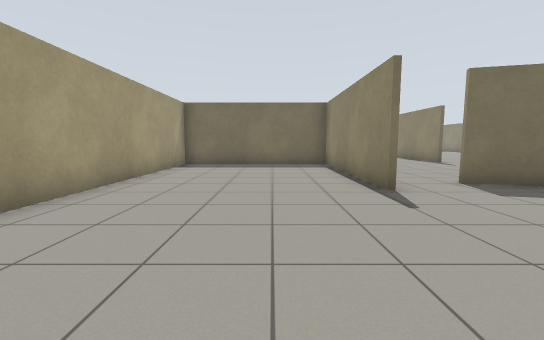
view 1 (above)

24 first-person views from a walk through a world built for the Gazebo simulator. The camera is 0.94 m above the floor, tilts 6° down and sees 90° across. The floor is counted in squares, 1 m on a side. Each view is taken from the middle of a square. On the plan, view 1 faces up. The plan holds only what a view shows up to about 11 squares ahead; the rest is blank. The place goes on beyond the plan.

view 2
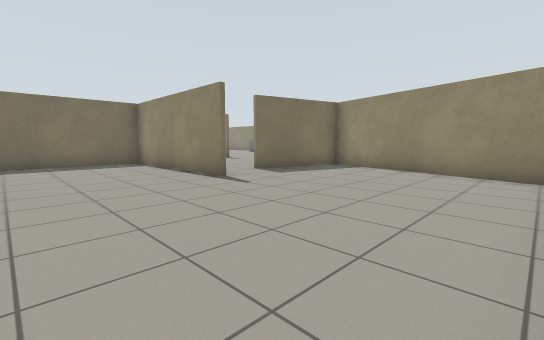

view 3
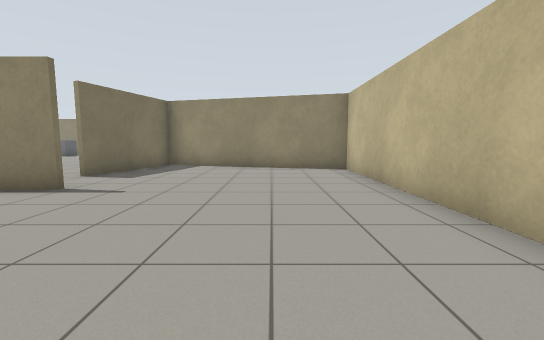

view 4
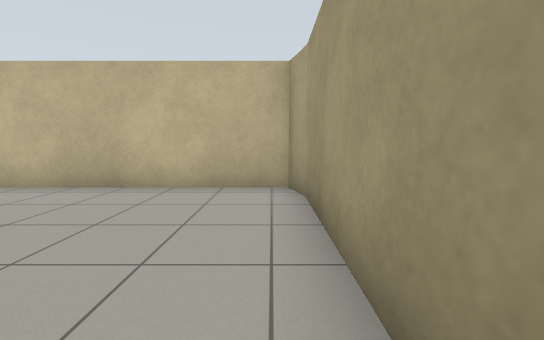

view 5
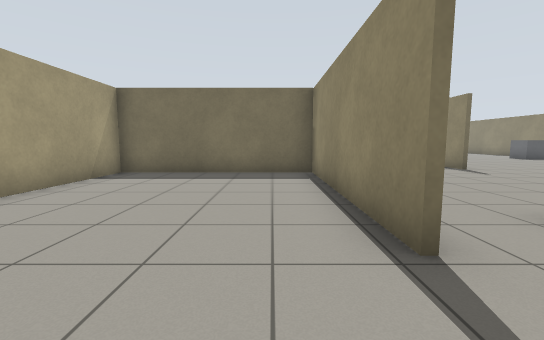

view 6
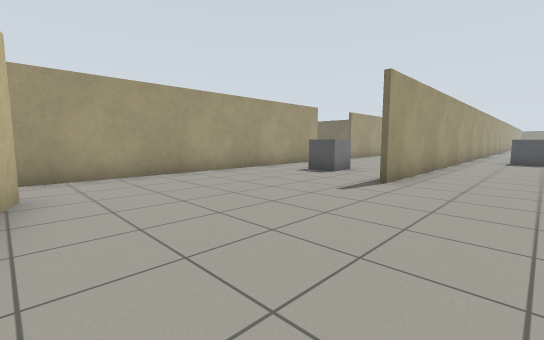

view 7
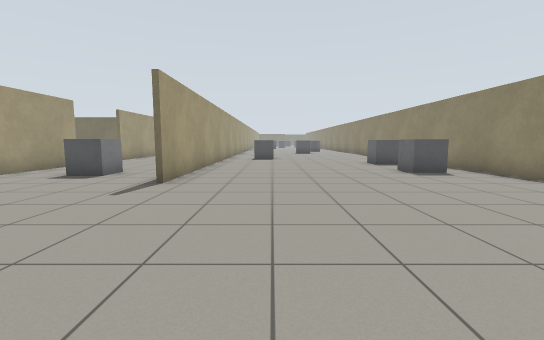

view 8
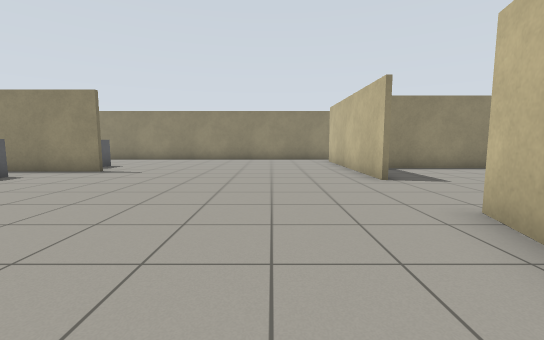

view 9
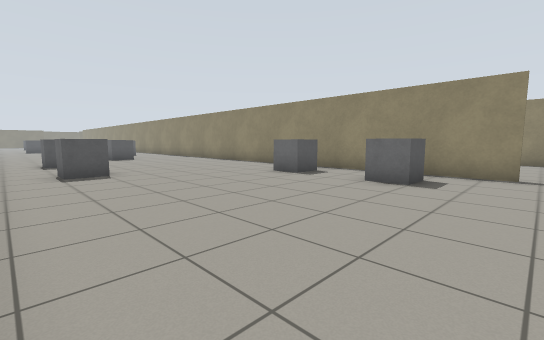

view 10
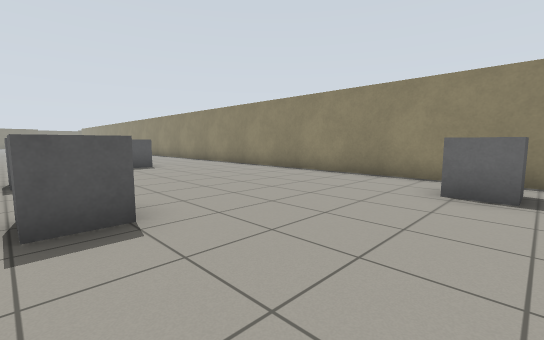

view 11
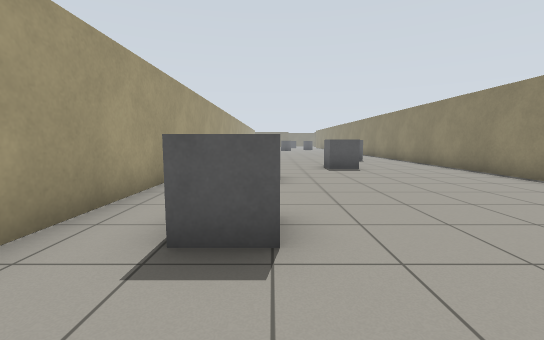

view 12
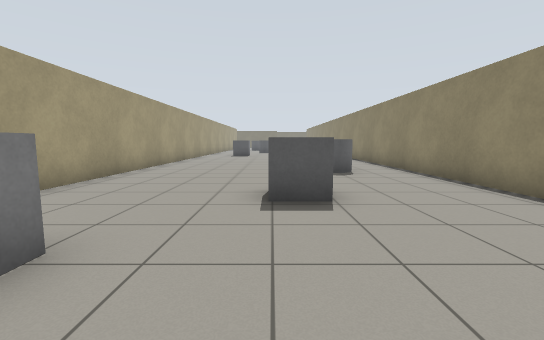

view 13
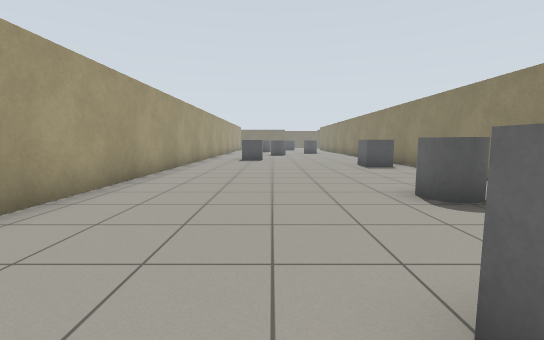

view 14
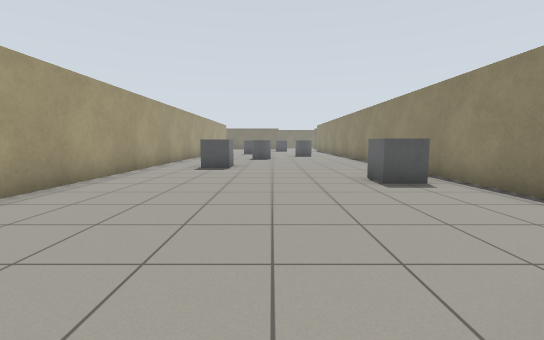

view 15
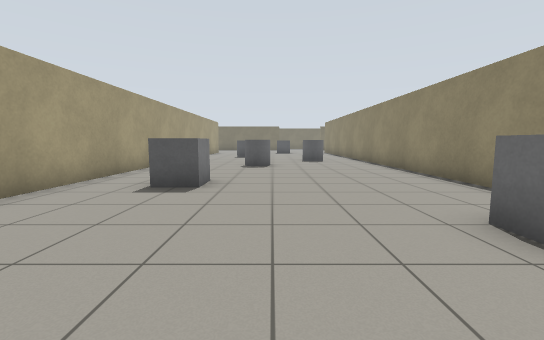

view 16
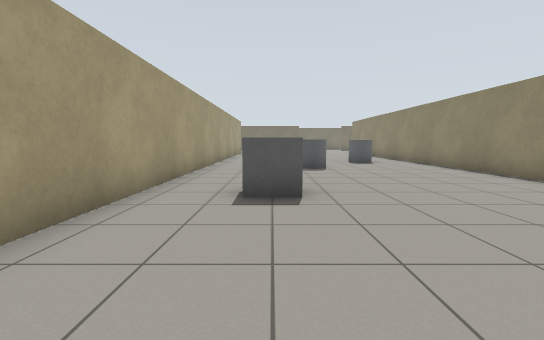

view 17
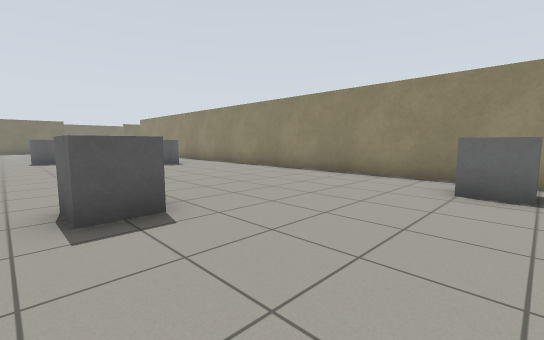

view 18
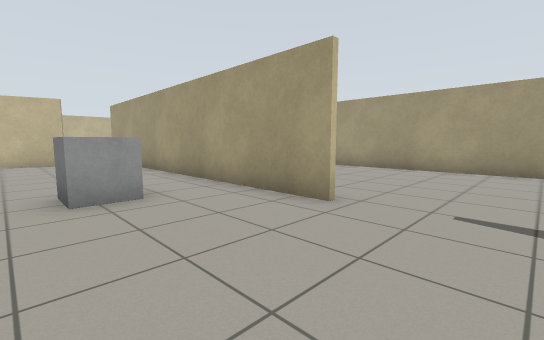

view 19
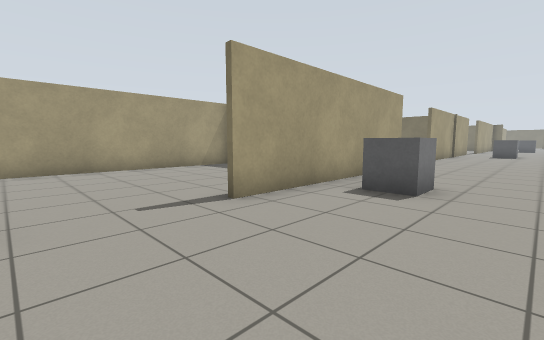

view 20
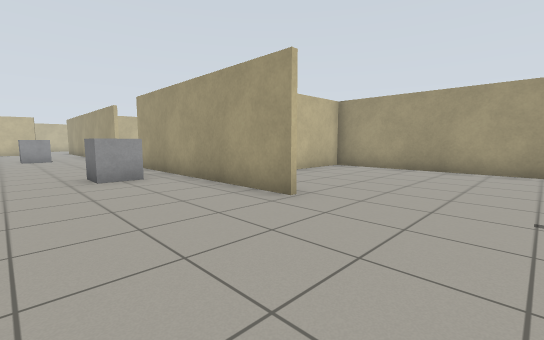

view 21
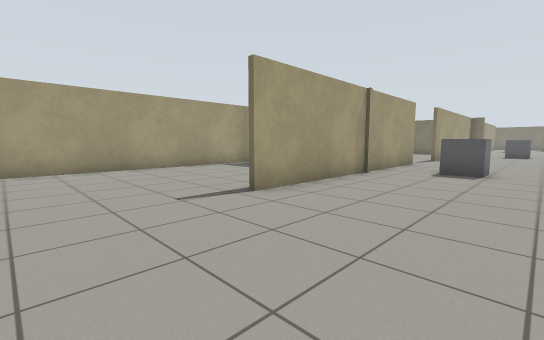

view 22
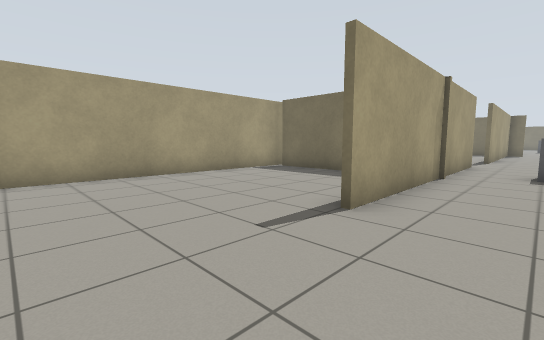

view 23
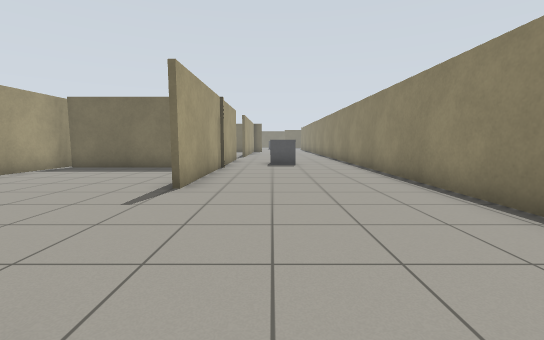

view 24
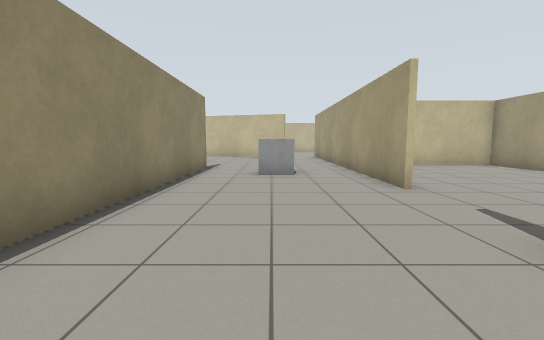

### Floor plan
Points are (right, up) in squares from view 1. A wall is a line through its corners. A room is listed if a view was taken in it or the views show most of it. See-through windows are left out.
Room 1 (views 1, 2, 3, 4, 5)
walls: (2.2, 5.1) (2.2, 11.2) (-3.6, 11.2); (-3.6, -0.5) (-3.3, -1.5) (6.1, -1.5) (7.8, 5.1) (4.1, 6); (-3.6, 11.1) (-3.6, -0.6)
ways out: opening at (3.5, 6) to room 2
Room 2 (views 6, 7, 8, 9, 10, 11, 12, 13, 14, 15, 16, 17, 18, 19, 20, 21, 22, 23, 24)
walls: (7.4, 29.2) (7.4, 37.1); (2.4, 27) (2.4, 19.6); (2.4, 16.8) (2.4, 6.1); (7.4, 12) (7.4, 19.8); (-3.6, 23.2) (-3.6, 11.1); (16.5, 12.2) (16.5, 47.1); (0.5, 35.8) (-3.2, 35.8); (2.2, 40.1) (2.2, 31.2); (-3.6, 36.4) (-3.6, 24.1) (-1, 24.1); (-3.6, 11.3) (-0.5, 11.3); (4.2, 6.2) (6.1, 5.7); (10.3, 4.5) (11.5, 4.2); (14.5, 4.3) (19.1, 4.3); (7.5, 47) (7.5, 12); (17.5, -0.6) (17.5, 3)
ways out: opening at (3.5, 6) to room 1; opening at (2, 41.5)
objects: grey box (4, 22) to (4, 23); grey box (4, 37) to (5, 38); grey box (5, 14); grey box (9, 21) to (10, 21); grey box (9, 24) to (10, 25); grey box (10, 41); grey cylinder (11, 46) to (12, 46); grey box (12, 27) to (13, 28); grey box (14, 14) to (15, 15); grey cylinder (14, 31) to (14, 32); grey box (15, 17) to (15, 18); grey box (15, 37) to (15, 38); grey box (18, 13) to (18, 14)

Positions as (right, up) in squares from view 1, and headings:
1: (0, 0), facing up
2: (-2, -1), facing up-right
3: (-3, 1), facing right
4: (-3, 4), facing down
5: (1, 3), facing up
6: (10, 6), facing up-left
7: (10, 6), facing up
8: (8, 7), facing right
9: (8, 12), facing up-right
10: (9, 17), facing up-right
11: (10, 18), facing up
12: (12, 23), facing up
13: (11, 27), facing up
14: (12, 31), facing up
15: (12, 35), facing up
16: (10, 36), facing up
17: (9, 37), facing up-right
18: (6, 19), facing down-left
19: (6, 17), facing up-left
20: (6, 30), facing down-left
21: (6, 28), facing up-left
22: (4, 28), facing up-left
23: (4, 26), facing up
24: (5, 22), facing down
